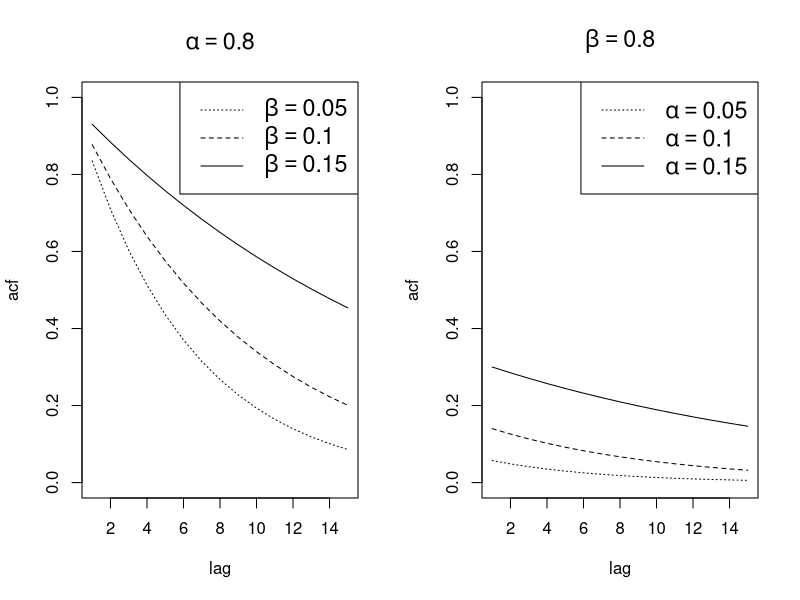

Write the R code that produced this figure.
setwd(dirname(rstudioapi::getSourceEditorContext()$path))

acf.ingarch <- function(alpha, beta, lag){
  # Returns the acf of an INGARCH(1,1) evaluated at alpha and beta, 
  # and one or several lags
  const <- alpha*(1-beta*(alpha+beta))/(1-(alpha+beta)^2 + alpha^2)
  rho <- const*(alpha + beta)^(lag-1) 
  return(rho)
}

# Compute acf with fixed alpha and varying beta

lags <- seq(1, 15, by=1)

a <- 0.8
b.1 <- 0.05
b.2 <- 0.1
b.3 <- 0.15

rho.a.1 <- acf.ingarch(a, b.1, lags)
rho.a.2 <- acf.ingarch(a, b.2, lags)
rho.a.3 <- acf.ingarch(a, b.3, lags)

# Compute acf with fixed beta and varying alpha

b <- 0.8
a.1 <- 0.05
a.2 <- 0.1
a.3 <- 0.15

rho.b.1 <- acf.ingarch(a.1, b, lags)
rho.b.2 <- acf.ingarch(a.2, b, lags)
rho.b.3 <- acf.ingarch(a.3, b, lags)

# Plot acf's

pdf("./figs/acf_ingarch11.pdf", width=10, height=5)
par(mfrow=c(1, 2))
plot(lags, rho.a.1, type='l', ylim=c(0, 1), xlab="lag", ylab="acf",
     main=expression(alpha==0.8), cex.main=1.4, lty=3)
lines(lags, rho.a.2, lty=2)
lines(lags, rho.a.3, lty=1)
par(cex = 1.4) # change fontsize of legend
legend("topright", legend=c(expression(beta==0.05), expression(beta==0.1), expression(beta==0.15)),
       lty=c(3, 2, 1))
par(cex=1) # change fontsize back

plot(lags, rho.b.1, type='l', ylim=c(0, 1), xlab="lag", ylab="acf",
     main=expression(beta==0.8), cex.main=1.4, lty=3)
lines(lags, rho.b.2, lty=2)
lines(lags, rho.b.3, lty=1)
par(cex = 1.4) # change fontsize of legend
legend("topright", legend=c(expression(alpha==0.05), expression(alpha==0.1), expression(alpha==0.15)),
       lty=c(3, 2, 1))
dev.off()
